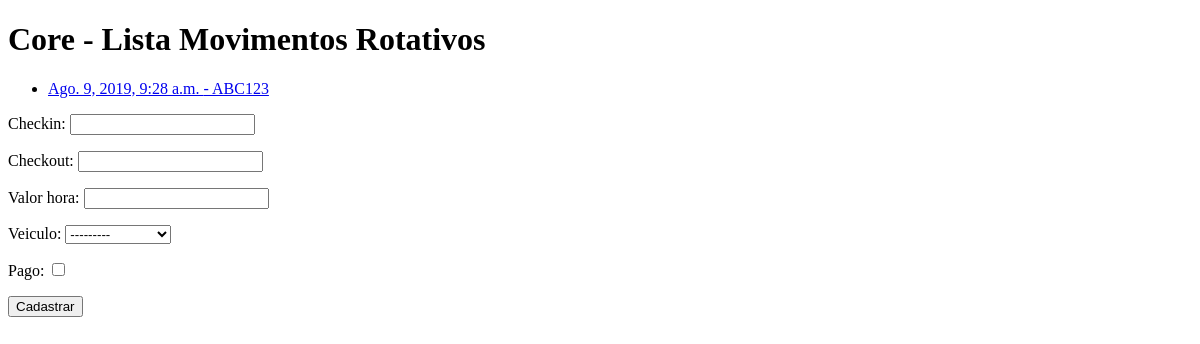
/core/movimento-rotativo/, run on an earlier commit of the app's database.
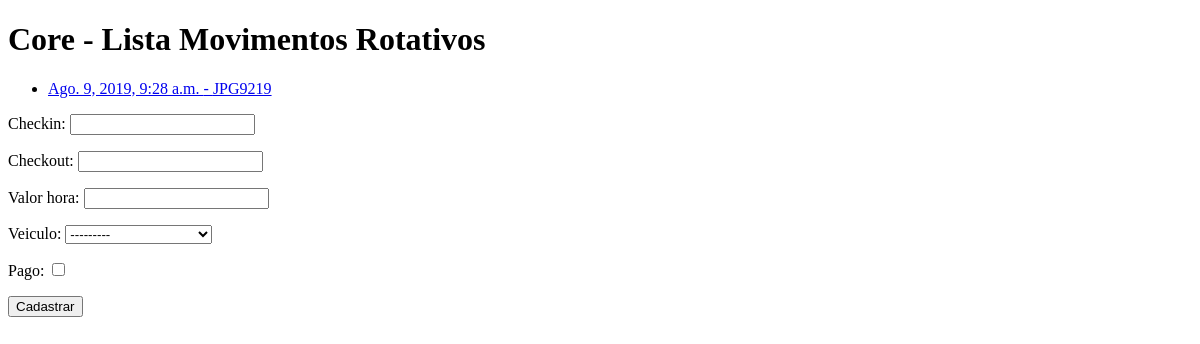
And on a later commit of the database.
### core/models.py (models this page shows, shortened)
class MovRotativo(models.Model):
    checkin = models.DateTimeField(auto_now=False)
    checkout = models.DateTimeField(auto_now=False, null=True, blank=True)
    valor_hora = models.DecimalField(max_digits=5, decimal_places=2)
    veiculo = models.ForeignKey(Veiculos, on_delete=models.CASCADE)
    pago = models.BooleanField(default=False)

class Veiculos(models.Model):
    nome = models.ForeignKey(Marca, on_delete=models.CASCADE)
    proprietario = models.ForeignKey(Pessoa, on_delete=models.CASCADE)
    placa = models.CharField(max_length=7)
    cor = models.CharField(max_length=15)
    obs = models.TextField()
    def __str__(self):
        return (self.nome.nome + ' - ' + self.placa)

### core/views.py (the view)
# urls.py: path('movimento-rotativo/', lista_mov_rot, name='core_url_mov_rot'),
def lista_mov_rot(request):
    mov_rot = MovRotativo.objects.all()
    form = MovRotativoForm()
    return render(request,'core/lista_mov_rot.html', {'mov_rot': mov_rot, 'form': form})

### core/forms.py
class MovRotativoForm(ModelForm):
    class Meta:
        model = MovRotativo
        fields = '__all__'

### core/templates/core/lista_mov_rot.html (shortened to what this page needs)
<!doctype html>
<html lang="en">
<head>
</head>
<body>
	<h1>Core - Lista Movimentos Rotativos</h1>
	<ul>
	{% for mr in mov_rot %}
		<li><a href="{% url 'core_url_mov_rot_update' mr.id %}"> {{mr.checkin}} - {{ mr.veiculo.placa }}</a></li>
	{% endfor %}
	</ul>
	<form action="{% url 'core_url_mov_rot_novo' %}" method="POST">
		{{  form.as_p }}
		<button type="submit">Cadastrar</button>
	</form>
</body>
</html>

What changed in the data, as far as the page shows it:
changed MovRotativo: veiculo.placa "ABC123" → "JPG9219"
